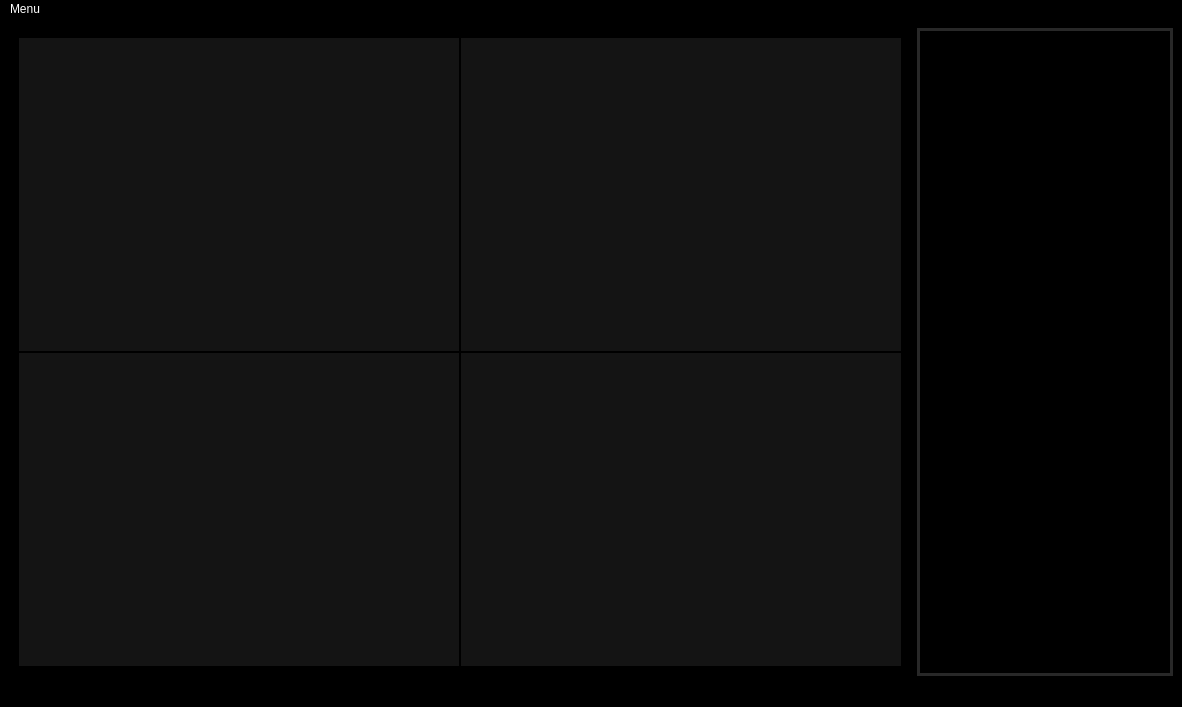
<?xml version="1.0" encoding="UTF-8"?>
<ui version="4.0">
 <class>MainWindow</class>
 <widget class="QMainWindow" name="MainWindow">
  <property name="geometry">
   <rect>
    <x>0</x>
    <y>0</y>
    <width>1182</width>
    <height>707</height>
   </rect>
  </property>
  <property name="sizePolicy">
   <sizepolicy hsizetype="Preferred" vsizetype="Preferred">
    <horstretch>0</horstretch>
    <verstretch>0</verstretch>
   </sizepolicy>
  </property>
  <property name="font">
   <font>
    <family>Arial Black</family>
    <pointsize>10</pointsize>
    <weight>50</weight>
    <italic>false</italic>
    <bold>false</bold>
   </font>
  </property>
  <property name="windowTitle">
   <string>떡잎방범대</string>
  </property>
  <property name="styleSheet">
   <string notr="true">background-color: rgb(0,0,0);
font: 9pt &quot;HY헤드라인M&quot;;
selection-background-color:rgb(20,20,20);
font:10pt &quot;Arial Black&quot;;
color:white</string>
  </property>
  <widget class="QWidget" name="centralwidget">
   <layout class="QGridLayout" name="gridLayout_2">
    <item row="0" column="0">
     <layout class="QGridLayout" name="gridLayout" rowstretch="1,1" columnstretch="1,1" rowminimumheight="310,310" columnminimumwidth="430,430">
      <property name="leftMargin">
       <number>10</number>
      </property>
      <property name="topMargin">
       <number>10</number>
      </property>
      <property name="rightMargin">
       <number>10</number>
      </property>
      <property name="bottomMargin">
       <number>10</number>
      </property>
      <property name="spacing">
       <number>2</number>
      </property>
      <item row="0" column="1">
       <widget class="QLabel" name="cctv_2">
        <property name="styleSheet">
         <string notr="true">background-color: rgb(20,20,20);</string>
        </property>
        <property name="text">
         <string/>
        </property>
       </widget>
      </item>
      <item row="1" column="1">
       <widget class="QLabel" name="cctv_4">
        <property name="styleSheet">
         <string notr="true">background-color: rgb(20,20,20);</string>
        </property>
        <property name="text">
         <string/>
        </property>
       </widget>
      </item>
      <item row="1" column="0">
       <widget class="QLabel" name="cctv_3">
        <property name="sizePolicy">
         <sizepolicy hsizetype="Expanding" vsizetype="Expanding">
          <horstretch>0</horstretch>
          <verstretch>0</verstretch>
         </sizepolicy>
        </property>
        <property name="styleSheet">
         <string notr="true">background-color: rgb(20,20,20);</string>
        </property>
        <property name="text">
         <string/>
        </property>
       </widget>
      </item>
      <item row="0" column="0">
       <widget class="QLabel" name="cctv_1">
        <property name="sizePolicy">
         <sizepolicy hsizetype="Expanding" vsizetype="Expanding">
          <horstretch>0</horstretch>
          <verstretch>0</verstretch>
         </sizepolicy>
        </property>
        <property name="styleSheet">
         <string notr="true">background-color: rgb(20,20,20);</string>
        </property>
        <property name="text">
         <string/>
        </property>
       </widget>
      </item>
     </layout>
    </item>
    <item row="0" column="1">
     <widget class="QTextBrowser" name="textBrowser">
      <property name="sizePolicy">
       <sizepolicy hsizetype="Preferred" vsizetype="Preferred">
        <horstretch>0</horstretch>
        <verstretch>0</verstretch>
       </sizepolicy>
      </property>
      <property name="minimumSize">
       <size>
        <width>256</width>
        <height>642</height>
       </size>
      </property>
      <property name="styleSheet">
       <string notr="true">border-width: 3px;
border-style: solid;
border-color: rgb(40,40,40)</string>
      </property>
      <property name="lineWidth">
       <number>1</number>
      </property>
     </widget>
    </item>
   </layout>
  </widget>
  <widget class="QMenuBar" name="menubar">
   <property name="geometry">
    <rect>
     <x>0</x>
     <y>0</y>
     <width>1182</width>
     <height>24</height>
    </rect>
   </property>
   <widget class="QMenu" name="menu">
    <property name="title">
     <string>Menu</string>
    </property>
   </widget>
   <addaction name="menu"/>
  </widget>
  <widget class="QStatusBar" name="statusbar"/>
 </widget>
 <resources/>
 <connections/>
</ui>
